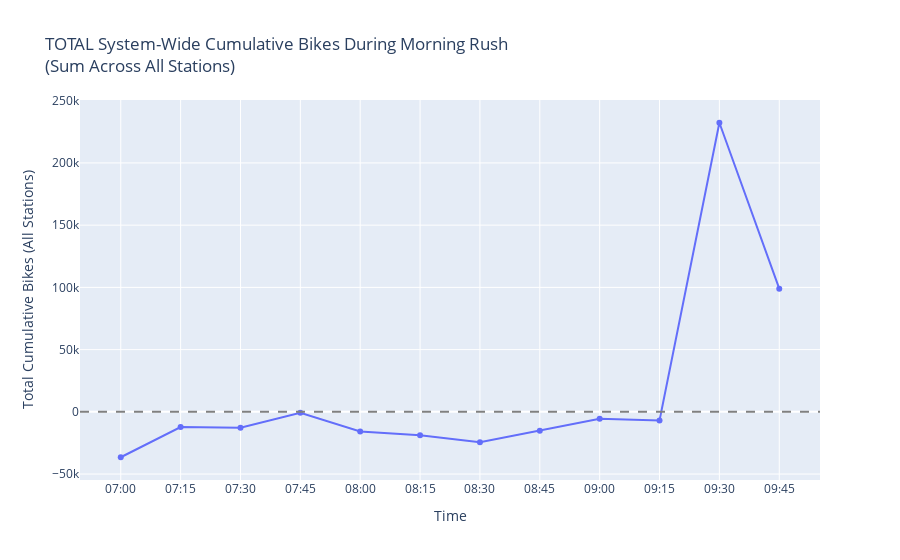

This figure's notebook cell:
### Code cell
# Total bikes leaving/arriving across ALL stations per interval
morning_data = bike_changes[bike_changes['is_morning_rush'] == 1].copy()
morning_data['time_only'] = pd.to_datetime(morning_data['time_interval']).dt.strftime('%H:%M')

# Sum across all stations (not average)
interval_total = morning_data.groupby('time_only').agg({
    'cumulative_bikes': 'sum'  # Total cumulative across all stations
}).reset_index()

interval_total = interval_total.sort_values('time_only')

fig = px.line(interval_total,
              x='time_only',
              y='cumulative_bikes',
              markers=True,
              title='TOTAL System-Wide Cumulative Bikes During Morning Rush<br>(Sum Across All Stations)',
              labels={'cumulative_bikes': 'Total Cumulative Bikes (All Stations)', 'time_only': 'Time'})
fig.add_hline(y=0, line_dash="dash", line_color="gray")

fig.show()

### Figure 1 — Plotly figure (JSON) as saved in the notebook; plotly's stock layout.template omitted (floating-point values rounded to 4 significant figures)
{"data": [{"hovertemplate": "Time=%{x}<br>Total Cumulative Bikes (All Stations)=%{y}<extra></extra>", "legendgroup": "", "line": {"color": "#636efa", "dash": "solid"}, "marker": {"symbol": "circle"}, "mode": "lines+markers", "name": "", "orientation": "v", "showlegend": false, "type": "scatter", "x": ["07:00", "07:15", "07:30", "07:45", "08:00", "08:15", "08:30", "08:45", "09:00", "09:15", "09:30", "09:45"], "xaxis": "x", "y": [-36486, -12220, -12709, -709, -15783, -18779, -24510, -15117, -5547, -6890, 232270, 98973], "yaxis": "y"}], "layout": {"legend": {"tracegroupgap": 0}, "shapes": [{"line": {"color": "gray", "dash": "dash"}, "type": "line", "x0": 0, "x1": 1, "xref": "x domain", "y0": 0, "y1": 0, "yref": "y"}], "title": {"text": "TOTAL System-Wide Cumulative Bikes During Morning Rush<br>(Sum Across All Stations)"}, "xaxis": {"anchor": "y", "domain": [0, 1], "title": {"text": "Time"}}, "yaxis": {"anchor": "x", "domain": [0, 1], "title": {"text": "Total Cumulative Bikes (All Stations)"}}}}
